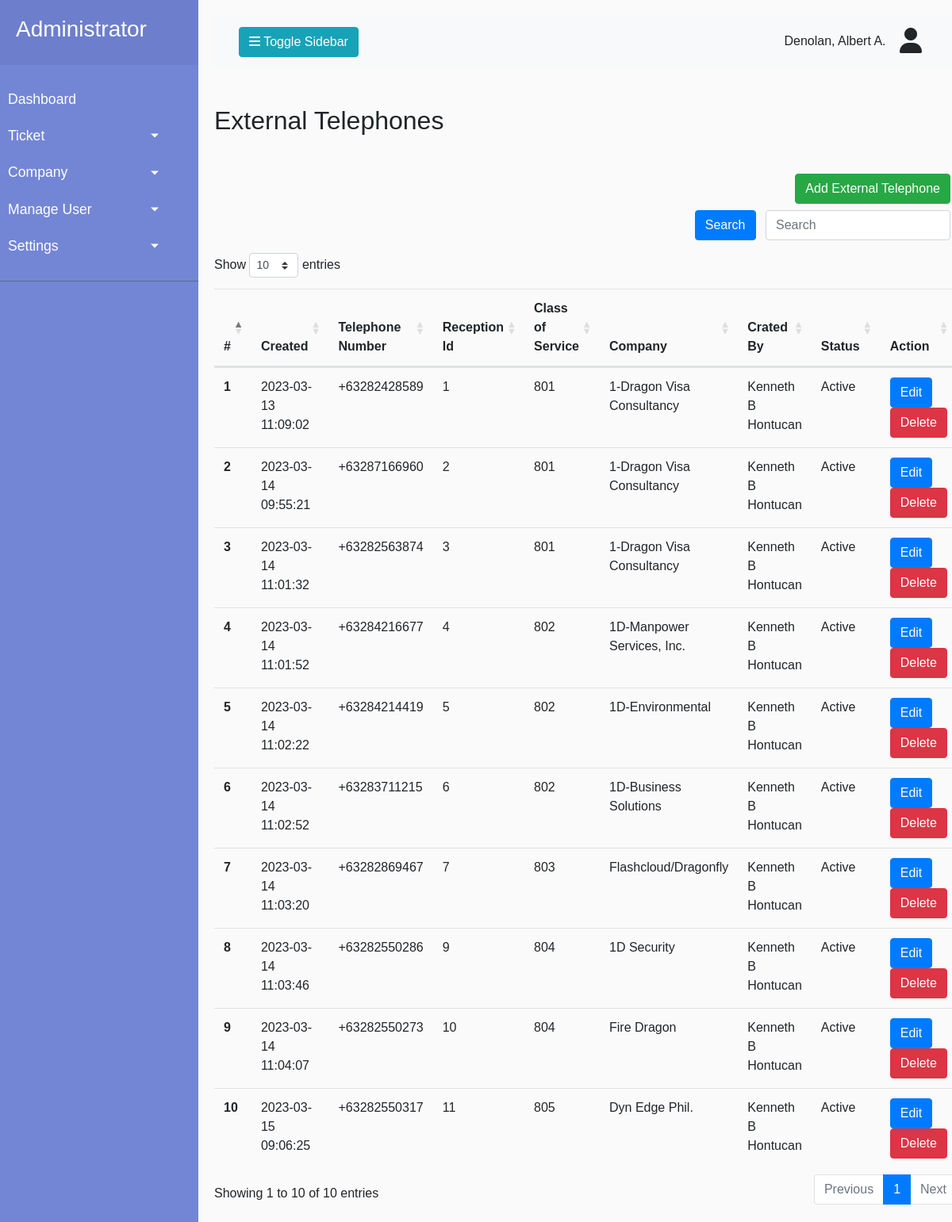
Page /Admin_side/external_line.php (signed in) on the committed database.
### tables this page shows
CREATE TABLE `tel_external_directory` (
  `tel_ex_id` int(11) NOT NULL,
  `tel_external` varchar(100) NOT NULL,
  `reception_id` int(11) NOT NULL DEFAULT 0,
  `class_of_service` int(11) DEFAULT 0,
  `company_id` int(11) NOT NULL DEFAULT 0,
  `date_created` datetime NOT NULL DEFAULT '1000-01-01 00:00:00',
  `user_id` int(11) NOT NULL DEFAULT 0,
  `status` int(11) NOT NULL DEFAULT 0,
  `date_modified` datetime NOT NULL DEFAULT '1000-01-01 00:00:00',
  `modified_by` int(11) NOT NULL DEFAULT 0
);

CREATE TABLE `company` (
  `company_id` int(11) NOT NULL,
  `user_id` int(11) NOT NULL DEFAULT 0,
  `date_created` datetime NOT NULL DEFAULT current_timestamp(),
  `company_name` varchar(100) NOT NULL DEFAULT '0',
  `status` int(11) NOT NULL DEFAULT 0
);

### Admin_side/external_line.php (the view, shortened to what this page needs)
<?php
include ('../Includes/adminSidebar.php');
?>
<link rel="stylesheet" href="../CSS/remove-arrow-input.css">
<h2 class="my-5">External Telephones</h2>
<div class="form-inline d-flex justify-content-end mb-2">
    <button type="button" data-toggle="modal" data-target="#addExternalTel" class="btn btn-success mr-2">Add External Telephone</button>
</div>
<form class="form-inline mb-2 d-flex justify-content-end">
      <div class="">
        <button id="external_btn_searchBar" class="btn btn-primary mr-sm-2 mb-2" type="button">Search</button>
        <input id="external_input_searchBar" class="form-control mr-sm-2 mb-2 align-middle" type="search" placeholder="Search" aria-label="Search">
      </div>
  </form>
<table class="table" id="table_externalTel">
    <thead>
      <tr>
          <th scope="col">#</th>
          <th scope="col">Created </th>
          <th scope="col">Telephone Number </th>
          <th scope="col">Reception Id </th>
          <th scope="col">Class of Service </th>
          <th scope="col">Company </th>
          <th scope="col">Crated By </th>
          <th scope="col">Status </th>
          <th scope="col">Action</th>
      </tr>
    </thead>
    <tbody class="target-search-external">
              <?php
              $counter = 0;
              $query = "SELECT a.tel_ex_id ,a.date_created, a.tel_external, a.reception_id, a.class_of_service, a.user_id, a.status,
              b.company_name,
              CONCAT(c.first_name, ' ', C.middle_name, ' ', c.last_name) AS created_by
              FROM tel_external_directory a
              INNER JOIN company b ON a.company_id = b.company_id
              INNER JOIN user c ON a.user_id = c.user_id;";
              $result = mysqli_query($con, $query);
              while($row = mysqli_fetch_array($result)){
                $tel_ex_id = $row['tel_ex_id'];
                $date_created = $row['date_created'];
                $tel_external = $row['tel_external'];
                $reception_id = $row['reception_id'];
                $class_of_service = $row['class_of_service'];
                $company_name = $row['company_name'];
                $createdBy = $row['created_by'];
                $telLocalId = $row['status'] == 0 ? "InActive" : "Active";
                $counter++;
                  ?>
                <tr>
                <td class="font-weight-bold"><?php echo $counter;?></td>
                <td><?php echo $date_created;?></td>
                <td><?php echo $tel_external;?></td>
                <td><?php echo $reception_id;?></td>
                <td><?php echo $class_of_service;?></td>
                <td><?php echo $company_name;?></td>
                <td><?php echo $createdBy;?></td>
                <td><?php echo $telLocalId;?></td>
                <td>
                <button type="button" data-toggle="modal" data-id="<?php echo $tel_ex_id; ?>" class="editTelExternal btn btn-primary">Edit</button>
                <button type="button" data-toggle="modal" data-id="<?php echo $tel_ex_id; ?>" class="deleteTelExternal btn btn-danger">Delete</button>
                </td>
            </tr>
          <?php } ?>
    </tbody>
</table>
<?php
include ('../Includes/adminFooter.php');
?>

### CSS/style.css (style rules this page uses)
body { font-family: 'Poppins', sans-serif; background: #fafafa; }

### rows in the picture
tel_external_directory: date_created "2023-03-13 11:09:02", tel_external "+63282428589", reception "1", class_of_service "801", company.company_name "1-Dragon Visa Consultancy", createdBy "Kenneth B Hontucan", status "Active"
tel_external_directory: date_created "2023-03-14 09:55:21", tel_external "+63287166960", reception "2", class_of_service "801", company.company_name "1-Dragon Visa Consultancy", createdBy "Kenneth B Hontucan", status "Active"
tel_external_directory: date_created "2023-03-14 11:01:32", tel_external "+63282563874", reception "3", class_of_service "801", company.company_name "1-Dragon Visa Consultancy", createdBy "Kenneth B Hontucan", status "Active"
tel_external_directory: date_created "2023-03-14 11:01:52", tel_external "+63284216677", reception "4", class_of_service "802", company.company_name "1D-Manpower Services, Inc.", createdBy "Kenneth B Hontucan", status "Active"
tel_external_directory: date_created "2023-03-14 11:02:22", tel_external "+63284214419", reception "5", class_of_service "802", company.company_name "1D-Environmental", createdBy "Kenneth B Hontucan", status "Active"
tel_external_directory: date_created "2023-03-14 11:02:52", tel_external "+63283711215", reception "6", class_of_service "802", company.company_name "1D-Business Solutions", createdBy "Kenneth B Hontucan", status "Active"
tel_external_directory: date_created "2023-03-14 11:03:20", tel_external "+63282869467", reception "7", class_of_service "803", company.company_name "Flashcloud/Dragonfly", createdBy "Kenneth B Hontucan", status "Active"
tel_external_directory: date_created "2023-03-14 11:03:46", tel_external "+63282550286", reception "9", class_of_service "804", company.company_name "1D Security", createdBy "Kenneth B Hontucan", status "Active"
tel_external_directory: date_created "2023-03-14 11:04:07", tel_external "+63282550273", reception "10", class_of_service "804", company.company_name "Fire Dragon", createdBy "Kenneth B Hontucan", status "Active"
tel_external_directory: date_created "2023-03-15 09:06:25", tel_external "+63282550317", reception "11", class_of_service "805", company.company_name "Dyn Edge Phil.", createdBy "Kenneth B Hontucan", status "Active"

### other values in the picture
$current_full_name "Denolan, Albert A."
